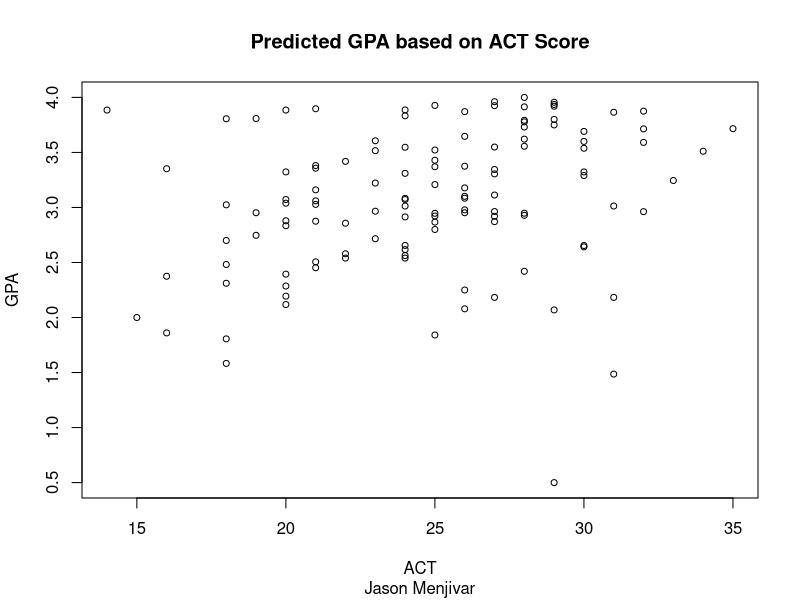

This chart was generated by the following R code:
## ---- chunk 1
gpa_data<-read.csv("gpa_data - Sheet1.csv", header=T)
names(gpa_data)
head(gpa_data)
tail(gpa_data)
attach(gpa_data) 
include=FALSE
## ---- chunk 2
library(dplyr)
gpa_data |>  
summarise(
  mean_ACT = mean(ACT), 
  mean_GPA = mean(GPA), 
  var_ACT = var(ACT), 
  var_GPA = var(GPA)
)
## ---- chunk 3
(cov(ACT,GPA))/(sd(ACT)*sd(GPA))
## ---- chunk 4
plot(ACT, GPA, cex= 0.8, 
     main="Predicted GPA based on ACT Score",
     sub="Jason Menjivar")
## ---- chunk 5
regmodel <- lm(GPA~ACT)
summary(regmodel)
## ---- chunk 6
1-pf(102.35, 1, 75)
## ---- chunk 7
2*(1-pt(5.396,18))

qt(0.975, 18)
## ---- chunk 8
library(dplyr)
gpa_data |>  
summarise(
  mean_ACT = mean(ACT), 
  mean_GPA = mean(GPA), 
  var_ACT = var(ACT), 
  var_GPA = var(GPA) 
  )
